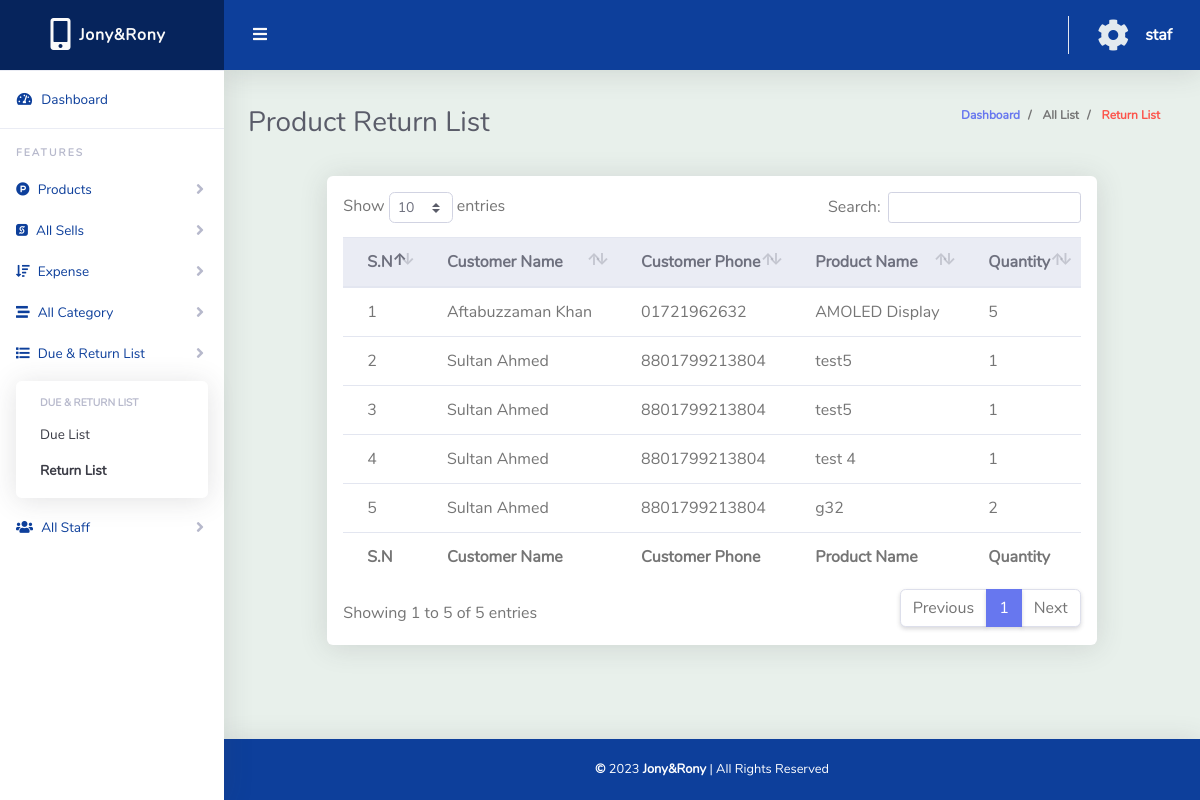
The app's page /return_list.php (signed in) with its own data.
### tables this page shows
CREATE TABLE `tbl_return` (
  `return_id` int(11) NOT NULL,
  `customer_name` varchar(25) NOT NULL,
  `customer_num` varchar(14) NOT NULL,
  `product_name` varchar(64) NOT NULL,
  `return_selling_price` float(20,2) NOT NULL,
  `return_selling_qty` int(11) NOT NULL,
  `return_total_amount` float(20,2) NOT NULL,
  `return_date` datetime NOT NULL DEFAULT current_timestamp(),
  `product_id_sale` int(11) NOT NULL
);

### classes/dueandreturn.php (called while the page is built, shortened)
<?php
$filepath = realpath(dirname(__FILE__));
include_once($filepath . '/../lib/Database.php');
include_once($filepath . '/../lib/Query.php');
class Dueandreturn
{
    private $qu;
    public function __construct()
    {
        $this->qu = new Query();
    }
    public function getReturnlist()
    {
        $query = "SELECT * FROM tbl_return ORDER BY return_id desc";
        $result = $this->qu->select($query);
        return $result;
    }
}

### lib/Database.php (called while the page is built, shortened)
<?php
class Database
{
	public $host   = DB_HOST;
	public $user   = DB_USER;
	public $pass   = DB_PASS;
	public $dbname = DB_NAME;
	private function connectDB()
	{
		$this->link = new mysqli($this->host, $this->user, $this->pass, $this->dbname);
	}
}

### lib/Query.php (called while the page is built, shortened)
<?php
$filepath = realpath(dirname(__FILE__));
include_once($filepath . '/Database.php');
class Query extends Database{
	public function select($query)
	{
		$result = $this->link->query($query) or die($this->link->error . __LINE__);
		if ($result->num_rows > 0) {
			return $result;
		} else {
			return false;
		}
	}
}
?>

### return_list.php (the view)
<?php
$filepath = realpath(dirname(__FILE__));
include_once($filepath . '/inc/header.php');
?>
<div class="container-fluid" id="container-wrapper">
    <div class="d-sm-flex align-items-center justify-content-between mb-4">
        <h1 class="h3 mb-0 text-gray-800">Product Return List</h1>
        <ol class="breadcrumb">
            <li class="breadcrumb-item">
                <a href="dashboard.php" class="text-decoration-none">Dashboard</a>
            </li>
            <li class="breadcrumb-item">
                All List
            </li>
            <li class="breadcrumb-item text-danger" aria-current="page">
                Return List
            </li>
        </ol>
    </div>
    <div class="row">
        <div class="col-lg-1">
        </div>
        <div class="col-lg-10">
            <div class="card mb-4">
                <div class="table-responsive p-3">
                    <table class="table align-items-center table-flush table-hover" id="dataTableHover">
                        <thead class="thead-light">
                            <tr>
                                <th>S.N</th>
                                <th>Customer Name</th>
                                <th>Customer Phone</th>
                                <th>Product Name</th>
                                <th>Quantity</th>
                            </tr>
                        </thead>
                        <tfoot>
                            <tr>
                                <th>S.N</th>
                                <th>Customer Name</th>
                                <th>Customer Phone</th>
                                <th>Product Name</th>
                                <th>Quantity</th>
                            </tr>
                        </tfoot>
                        <tbody>
                            <?php
                            $getrtn = $duertn->getReturnlist();
                            if ($getrtn) {
                                $i = 0;
                                while ($result = $getrtn->fetch_assoc()) {
                                    $i++;
                            ?>
                                    <tr>
                                        <td><?php echo $i; ?></td>
                                        <td><?php echo $result['customer_name']; ?></td>
                                        <td><?php echo $result['customer_num']; ?></td>
                                        <td><?php echo $result['product_name']; ?></td>
                                        <td><?php echo $result['return_selling_qty']; ?></td>
                                    </tr>
                            <?php }
                            } ?>
                        </tbody>
                    </table>
                </div>
            </div>
        </div>
        <div class="col-lg-1">
        </div>
    </div>
</div>
<?php
include_once($filepath . '/inc/footer.php');
?>

### records on screen
tbl_return: customer_name "Aftabuzzaman Khan", customer_num "01721962632", product_name "AMOLED Display", return_selling_qty "5"
tbl_return: customer_name "Sultan Ahmed", customer_num "8801799213804", product_name "test5", return_selling_qty "1"
tbl_return: customer_name "Sultan Ahmed", customer_num "8801799213804", product_name "test5", return_selling_qty "1"
tbl_return: customer_name "Sultan Ahmed", customer_num "8801799213804", product_name "test 4", return_selling_qty "1"
tbl_return: customer_name "Sultan Ahmed", customer_num "8801799213804", product_name "g32", return_selling_qty "2"

### other values on screen
Session::get("user") "staf"
